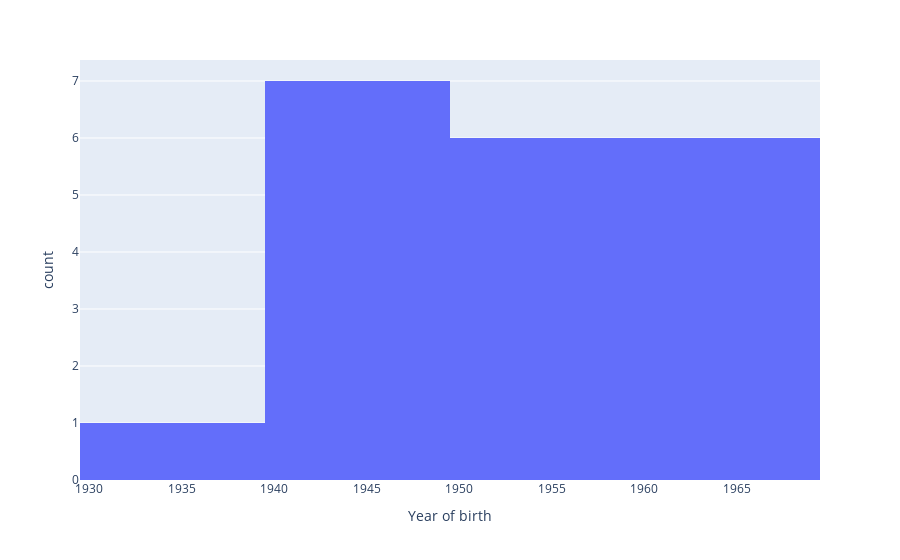
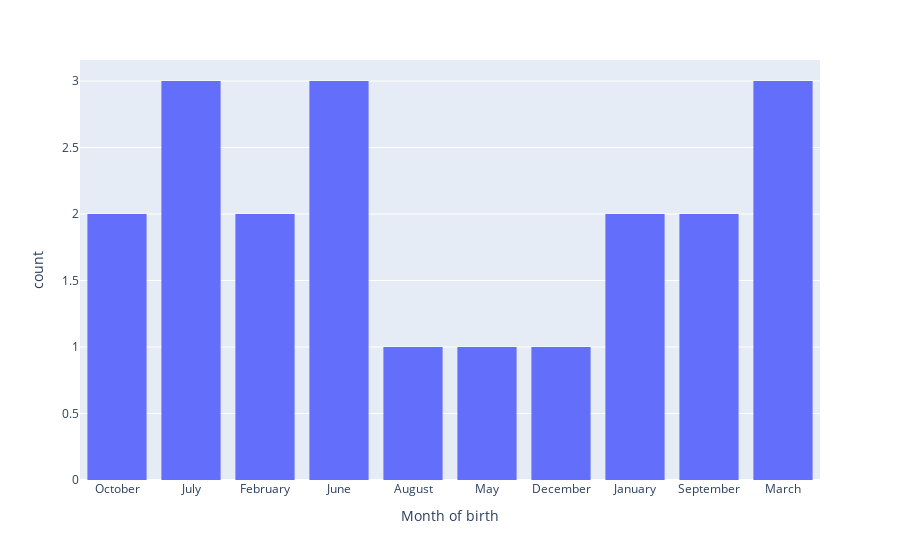
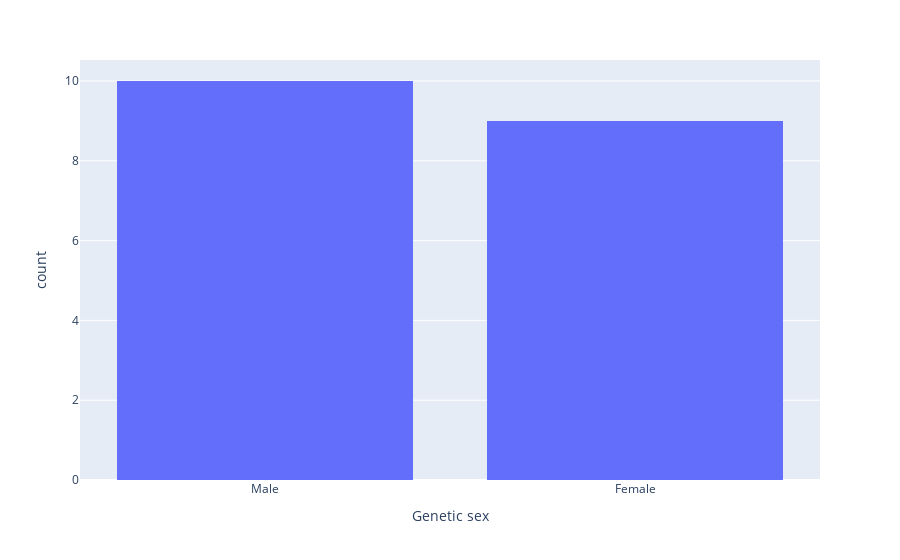
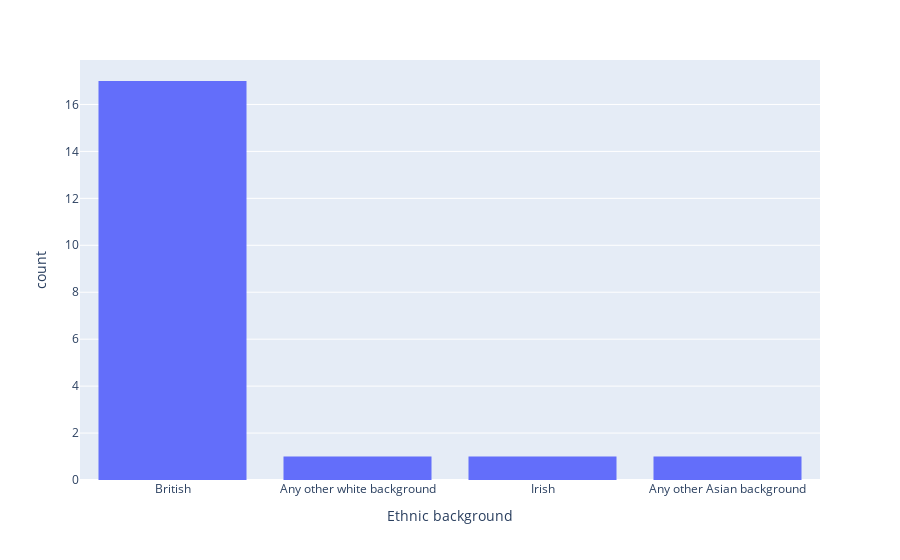

Notebook cell for these charts, in order:
### Code cell
displayHistograms(newDf)

### Figure 1 — Plotly figure (JSON) as saved in the notebook; plotly's stock layout.template omitted (floating-point values rounded to 4 significant figures)
{"data": [{"alignmentgroup": "True", "bingroup": "x", "hoverlabel": {"namelength": 0}, "hovertemplate": "Year of birth=%{x}<br>count=%{y}", "legendgroup": "", "marker": {"color": "#636efa"}, "name": "", "offsetgroup": "", "orientation": "v", "showlegend": false, "type": "histogram", "x": [1964, 1947, 1964, 1957, 1938, 1968, 1955, 1950, 1945, 1945, 1966, 1962, 1952, 1947, 1951, 1964, 1946, 1943, 1953, 1943], "xaxis": "x", "yaxis": "y"}], "layout": {"autosize": true, "barmode": "relative", "legend": {"tracegroupgap": 0}, "margin": {"t": 60}, "xaxis": {"anchor": "y", "autorange": true, "domain": [0, 1], "range": [1930.0, 1970.0], "title": {"text": "Year of birth"}, "type": "linear"}, "yaxis": {"anchor": "x", "autorange": true, "domain": [0, 1], "range": [0, 7.368], "title": {"text": "count"}}}}

### Figure 2 — Plotly figure (JSON) as saved in the notebook; plotly's stock layout.template omitted (floating-point values rounded to 4 significant figures)
{"data": [{"alignmentgroup": "True", "bingroup": "x", "hoverlabel": {"namelength": 0}, "hovertemplate": "Month of birth=%{x}<br>count=%{y}", "legendgroup": "", "marker": {"color": "#636efa"}, "name": "", "offsetgroup": "", "orientation": "v", "showlegend": false, "type": "histogram", "x": ["October", "July", "October", "February", "June", "August", "May", "July", "December", "January", "February", "September", "March", "March", "September", "June", "July", "January", "June", "March"], "xaxis": "x", "yaxis": "y"}], "layout": {"autosize": true, "barmode": "relative", "legend": {"tracegroupgap": 0}, "margin": {"t": 60}, "xaxis": {"anchor": "y", "autorange": true, "domain": [0, 1], "range": [-0.5, 9.5], "title": {"text": "Month of birth"}, "type": "category"}, "yaxis": {"anchor": "x", "autorange": true, "domain": [0, 1], "range": [0, 3.158], "title": {"text": "count"}}}}

### Figure 3 — Plotly figure (JSON) as saved in the notebook; plotly's stock layout.template omitted (floating-point values rounded to 4 significant figures)
{"data": [{"alignmentgroup": "True", "bingroup": "x", "hoverlabel": {"namelength": 0}, "hovertemplate": "Genetic sex=%{x}<br>count=%{y}", "legendgroup": "", "marker": {"color": "#636efa"}, "name": "", "offsetgroup": "", "orientation": "v", "showlegend": false, "type": "histogram", "x": ["Male", "Female", "Female", "Female", "Male", "Male", "Female", null, "Female", "Female", "Male", "Male", "Female", "Male", "Male", "Female", "Male", "Male", "Male", "Female"], "xaxis": "x", "yaxis": "y"}], "layout": {"autosize": true, "barmode": "relative", "legend": {"tracegroupgap": 0}, "margin": {"t": 60}, "xaxis": {"anchor": "y", "autorange": true, "domain": [0, 1], "range": [-0.5, 1.5], "title": {"text": "Genetic sex"}, "type": "category"}, "yaxis": {"anchor": "x", "autorange": true, "domain": [0, 1], "range": [0, 10.53], "title": {"text": "count"}}}}

### Figure 4 — Plotly figure (JSON) as saved in the notebook; plotly's stock layout.template omitted (floating-point values rounded to 4 significant figures)
{"data": [{"alignmentgroup": "True", "bingroup": "x", "hoverlabel": {"namelength": 0}, "hovertemplate": "Ethnic background=%{x}<br>count=%{y}", "legendgroup": "", "marker": {"color": "#636efa"}, "name": "", "offsetgroup": "", "orientation": "v", "showlegend": false, "type": "histogram", "x": ["British", "British", "British", "British", "British", "British", "British", "British", "British", "British", "Any other white background", "Irish", "British", "British", "British", "Any other Asian background", "British", "British", "British", "British"], "xaxis": "x", "yaxis": "y"}], "layout": {"autosize": true, "barmode": "relative", "legend": {"tracegroupgap": 0}, "margin": {"t": 60}, "xaxis": {"anchor": "y", "autorange": true, "domain": [0, 1], "range": [-0.5, 3.5], "title": {"text": "Ethnic background"}, "type": "category"}, "yaxis": {"anchor": "x", "autorange": true, "domain": [0, 1], "range": [0, 17.89], "title": {"text": "count"}}}}
